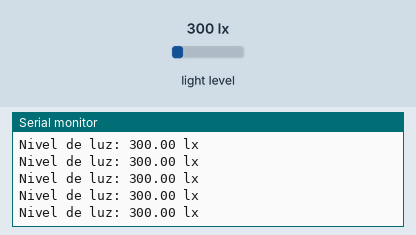
Simulated run of this sketch. Board: Arduino Uno, built with avr-gcc and run on an emulated ATmega328P. On the bench: the last lines printed to the serial monitor. The test bench sets the inputs (shaded band); at power-on: light level 300 lx.

Above: at 6.2 s.
6.3 s: light level set to 40 lx
At 7.1 s:
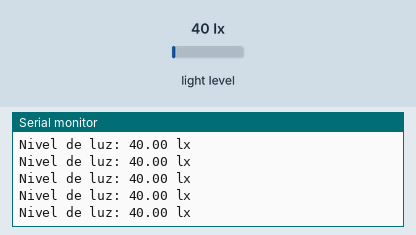
9.3 s: light level set to 500 lx
At 10.3 s:
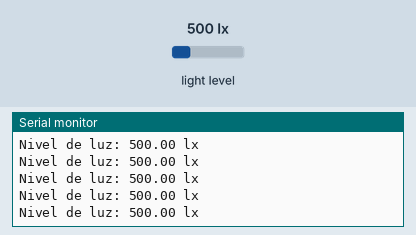
Timing chart, 0 to 12.3 s (numbered marks = the images above; inputs shaded):
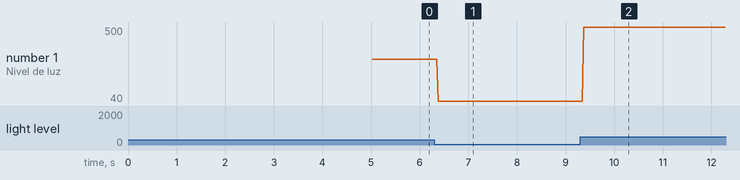

Measured:
- after the input at 6.3 s, the serial monitor: prints a new line after 0.08 s (image 1)
- after the input at 9.3 s, the serial monitor: prints a new line after 0.07 s (image 2)
- plotted number 1: 300 → 40 after the input at 6.3 s, 40 → 500 after the input at 9.3 s

The sketch:

BH1750_1_Solo.ino
```cpp
#include <Wire.h>
#include <BH1750.h>

BH1750 lightMeter(0x23); //Direccion de BH1750

void setup(){
    delay(5000);//5s
    Serial.begin(9600);//Por convenienca
    Wire.begin();

    if (lightMeter.begin(BH1750::CONTINUOUS_HIGH_RES_MODE)){
        Serial.println(F("Sensor BH1750 iniciado"));
    }else{
        Serial.println(F("Error al iniciar el sensor BH1750"));
    }
}

void loop(){
    float lux = lightMeter.readLightLevel();
    if (lux < 0){
        Serial.println("Error al leer los datos del sensor");
    }else{
        Serial.print("Nivel de luz: ");  Serial.print(lux);  Serial.println(" lx");
    }
}
```
